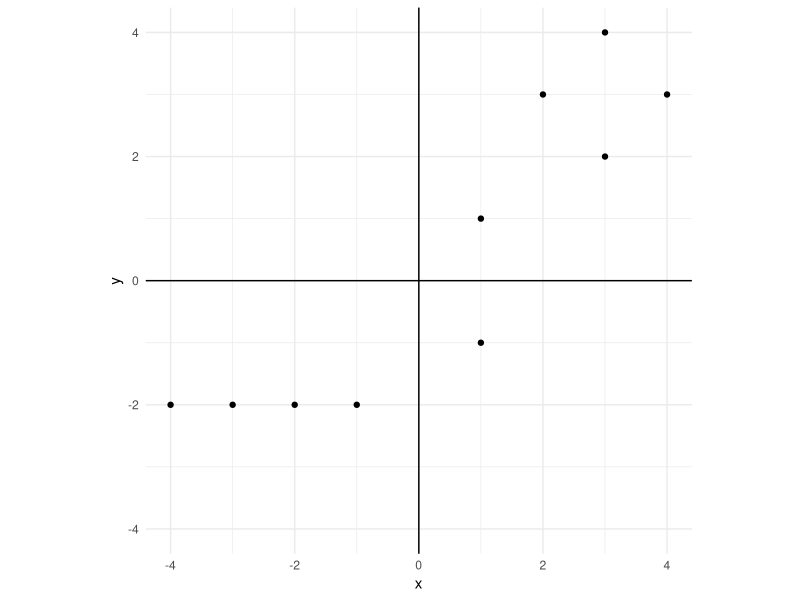

Recreate this plot in R.
x <- c(-4, -3, -2, -1, 1, 1, 2, 3, 3, 4)
y <- c(-2, -2, -2, -2, -1, 1, 3, 2, 4, 3)

d <- data.frame(x = x, y = y)
library(ggplot2)

p <-ggplot(d , aes(x=x, y=y)) +
  geom_point() +
  lims(x=c(-4,4),y=c(-4,4)) +
  theme_minimal() +
  coord_fixed() +  
  geom_vline(xintercept = 0) + geom_hline(yintercept = 0) 
p
